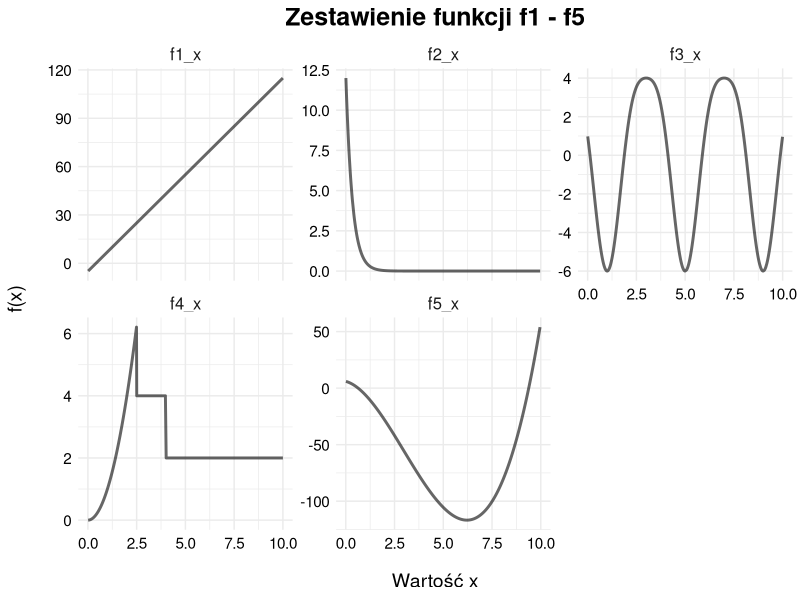

The R script that drew this image:
# Wizualizacja badanych funkcji

library(tidyverse)
library(ggplot2)

# Dane
n <- 1000

f1 <- function(x) sapply(x, function(x_i) 12 * x_i - 5)
f2 <- function(x) sapply(x, function(x_i) exp( -(x_i^2 - 20)/100 - 3 * x_i) * 10) # - x_i^2 + x_i
f3 <- function(x) sapply(x, function(x_i) sin(- 0.5 * x_i * pi) * 5 + cos(pi * x_i))
f4 <- function(x) sapply(x, function(x_i) ifelse(x_i > 2.5, ifelse(x_i < 4, 4, 2), x_i^2))
f5 <- function(x) sapply(x, function(x_i) 0.9 * x_i^3 - 8 * x_i^2 - 4.8 * x_i + 6)

x_1 <- runif(n, 0 , 10)
x_2 <- runif(n, 0 , 10)
x_3 <- runif(n, 0 , 10)
x_4 <- runif(n, 0 , 10)
x_5 <- runif(n, 0 , 10)
x_6 <- runif(n, 0 , 10)

data_df <- data.frame(x_1 = x_1,
                      x_2 = x_2,
                      x_3 = x_3,
                      x_4 = x_4,
                      x_5 = x_5,
                      f1_x = f1(x_1),
                      f2_x = f2(x_2),
                      f3_x = f3(x_3),
                      f4_x = f4(x_4),
                      f5_x = f5(x_5))

df_y <- data_df %>%
  select(starts_with("f")) %>%
  pivot_longer(everything(), names_to = "function_name", values_to = "y")

df_x <- data_df %>%
  select(starts_with("x")) %>%
  pivot_longer(everything(), names_to = "x_name", values_to = "x")

data_df_long <- bind_cols(df_x, df_y) %>%
  select(-x_name) %>%
  arrange(function_name, x)

# Wykres
ggplot(data_df_long, aes(x = x, y = y,)) +
  geom_line(linewidth = 1, alpha = 0.6) + 
  facet_wrap(~function_name, scales = "free_y") + 
  theme_minimal() +
  theme(
    strip.text = element_text(size = 12),
    axis.text.x = element_text(angle = 0, hjust = 0.5),
    plot.title = element_text(hjust = 0.5, face = "bold", size=18),
    axis.title.x = element_text(margin = margin(t = 15), size = 14),
    axis.title.y = element_text(margin = margin(r = 15), size = 14),
    axis.text = element_text(size = 11, color = "black"),
    legend.text = element_text(size = 14),           
    legend.key.size = unit(1.5, "cm"),              
    legend.key.width = unit(2, "cm")
  ) +
  labs(title = "Zestawienie funkcji f1 - f5",
       x = "Wartość x",
       y = "f(x)") 
